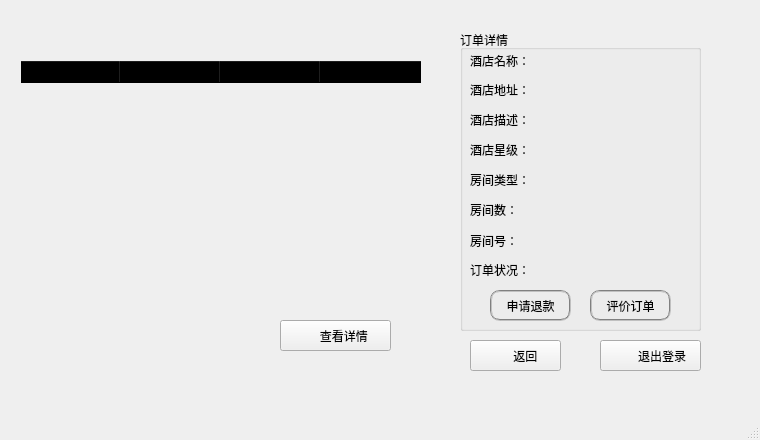
<?xml version="1.0" encoding="UTF-8"?>
<ui version="4.0">
 <class>MainWindow_customer_order</class>
 <widget class="QMainWindow" name="MainWindow_customer_order">
  <property name="geometry">
   <rect>
    <x>0</x>
    <y>0</y>
    <width>760</width>
    <height>440</height>
   </rect>
  </property>
  <property name="sizePolicy">
   <sizepolicy hsizetype="Fixed" vsizetype="Fixed">
    <horstretch>0</horstretch>
    <verstretch>0</verstretch>
   </sizepolicy>
  </property>
  <property name="minimumSize">
   <size>
    <width>760</width>
    <height>440</height>
   </size>
  </property>
  <property name="maximumSize">
   <size>
    <width>760</width>
    <height>440</height>
   </size>
  </property>
  <property name="windowTitle">
   <string>Nest</string>
  </property>
  <widget class="QWidget" name="centralwidget">
   <widget class="QTableWidget" name="OrderInfo">
    <property name="geometry">
     <rect>
      <x>20</x>
      <y>60</y>
      <width>411</width>
      <height>241</height>
     </rect>
    </property>
    <property name="styleSheet">
     <string notr="true">font: 11pt &quot;华文楷体&quot;;
background-color:rgba(0,0,0,0);</string>
    </property>
    <property name="editTriggers">
     <set>QAbstractItemView::NoEditTriggers</set>
    </property>
    <property name="selectionBehavior">
     <enum>QAbstractItemView::SelectRows</enum>
    </property>
    <column>
     <property name="text">
      <string>订单号</string>
     </property>
    </column>
    <column>
     <property name="text">
      <string>酒店</string>
     </property>
    </column>
    <column>
     <property name="text">
      <string>入住日期</string>
     </property>
    </column>
    <column>
     <property name="text">
      <string>离店日期</string>
     </property>
    </column>
   </widget>
   <widget class="QPushButton" name="pushButton">
    <property name="geometry">
     <rect>
      <x>600</x>
      <y>340</y>
      <width>101</width>
      <height>31</height>
     </rect>
    </property>
    <property name="styleSheet">
     <string notr="true">QPushButton
{
border-image: url(:/images/button1.png);
font: 12pt &quot;华文楷体&quot;;
color:rgb(0, 0, 0)
}
QPushButton:hover
{
border-image: url(:/images/button1.png);
font: 12pt  &quot;华文楷体&quot;;
color:rgb(102, 102, 102)
}
QPushButton:pressed
{
border-image: url(:/images/button1.png);
font: 12pt  &quot;华文楷体&quot;;
color:rgb(180, 180, 180)
}
</string>
    </property>
    <property name="text">
     <string>       退出登录</string>
    </property>
   </widget>
   <widget class="QPushButton" name="pushButton_2">
    <property name="geometry">
     <rect>
      <x>470</x>
      <y>340</y>
      <width>91</width>
      <height>31</height>
     </rect>
    </property>
    <property name="styleSheet">
     <string notr="true">QPushButton
{
border-image: url(:/images/button1.png);
font: 12pt &quot;华文楷体&quot;;
color:rgb(0, 0, 0)
}
QPushButton:hover
{
border-image: url(:/images/button1.png);
font: 12pt  &quot;华文楷体&quot;;
color:rgb(102, 102, 102)
}
QPushButton:pressed
{
border-image: url(:/images/button1.png);
font: 12pt  &quot;华文楷体&quot;;
color:rgb(180, 180, 180)
}
</string>
    </property>
    <property name="text">
     <string>      返回</string>
    </property>
   </widget>
   <widget class="QPushButton" name="pushButton_3">
    <property name="geometry">
     <rect>
      <x>280</x>
      <y>320</y>
      <width>111</width>
      <height>31</height>
     </rect>
    </property>
    <property name="styleSheet">
     <string notr="true">QPushButton
{
border-image: url(:/images/order1.png);
font: 12pt &quot;华文楷体&quot;;
color:rgb(0, 0, 0)
}
QPushButton:hover
{
border-image: url(:/images/order1.png);
font: 12pt  &quot;华文楷体&quot;;
color:rgb(102, 102, 102)
}
QPushButton:pressed
{
border-image: url(:/images/order1.png);
font: 12pt  &quot;华文楷体&quot;;
color:rgb(180, 180, 180)
}
</string>
    </property>
    <property name="text">
     <string>     查看详情</string>
    </property>
   </widget>
   <widget class="QGroupBox" name="groupBox">
    <property name="geometry">
     <rect>
      <x>460</x>
      <y>30</y>
      <width>241</width>
      <height>301</height>
     </rect>
    </property>
    <property name="styleSheet">
     <string notr="true">font: 11pt &quot;华文楷体&quot;;
</string>
    </property>
    <property name="title">
     <string>订单详情</string>
    </property>
    <widget class="QLabel" name="label">
     <property name="geometry">
      <rect>
       <x>10</x>
       <y>20</y>
       <width>61</width>
       <height>21</height>
      </rect>
     </property>
     <property name="text">
      <string>酒店名称：</string>
     </property>
    </widget>
    <widget class="QLabel" name="label_3">
     <property name="geometry">
      <rect>
       <x>10</x>
       <y>50</y>
       <width>61</width>
       <height>20</height>
      </rect>
     </property>
     <property name="text">
      <string>酒店地址：</string>
     </property>
    </widget>
    <widget class="QLabel" name="label_2">
     <property name="geometry">
      <rect>
       <x>10</x>
       <y>110</y>
       <width>61</width>
       <height>20</height>
      </rect>
     </property>
     <property name="text">
      <string>酒店星级：</string>
     </property>
    </widget>
    <widget class="QLabel" name="label_4">
     <property name="geometry">
      <rect>
       <x>10</x>
       <y>80</y>
       <width>61</width>
       <height>20</height>
      </rect>
     </property>
     <property name="text">
      <string>酒店描述：</string>
     </property>
    </widget>
    <widget class="QLabel" name="label_5">
     <property name="geometry">
      <rect>
       <x>10</x>
       <y>140</y>
       <width>61</width>
       <height>20</height>
      </rect>
     </property>
     <property name="text">
      <string>房间类型：</string>
     </property>
    </widget>
    <widget class="QLabel" name="label_6">
     <property name="geometry">
      <rect>
       <x>10</x>
       <y>170</y>
       <width>61</width>
       <height>20</height>
      </rect>
     </property>
     <property name="text">
      <string>房间数：</string>
     </property>
    </widget>
    <widget class="QLabel" name="label_7">
     <property name="geometry">
      <rect>
       <x>10</x>
       <y>200</y>
       <width>61</width>
       <height>21</height>
      </rect>
     </property>
     <property name="text">
      <string>房间号：</string>
     </property>
    </widget>
    <widget class="QLabel" name="label_8">
     <property name="geometry">
      <rect>
       <x>10</x>
       <y>230</y>
       <width>61</width>
       <height>20</height>
      </rect>
     </property>
     <property name="text">
      <string>订单状况：</string>
     </property>
    </widget>
    <widget class="QLabel" name="name">
     <property name="geometry">
      <rect>
       <x>80</x>
       <y>22</y>
       <width>131</width>
       <height>20</height>
      </rect>
     </property>
     <property name="text">
      <string/>
     </property>
    </widget>
    <widget class="QLabel" name="location">
     <property name="geometry">
      <rect>
       <x>80</x>
       <y>50</y>
       <width>151</width>
       <height>21</height>
      </rect>
     </property>
     <property name="text">
      <string/>
     </property>
    </widget>
    <widget class="QLabel" name="star">
     <property name="geometry">
      <rect>
       <x>80</x>
       <y>110</y>
       <width>51</width>
       <height>21</height>
      </rect>
     </property>
     <property name="text">
      <string/>
     </property>
    </widget>
    <widget class="QLabel" name="feature">
     <property name="geometry">
      <rect>
       <x>80</x>
       <y>80</y>
       <width>141</width>
       <height>21</height>
      </rect>
     </property>
     <property name="text">
      <string/>
     </property>
    </widget>
    <widget class="QLabel" name="roomtype">
     <property name="geometry">
      <rect>
       <x>80</x>
       <y>140</y>
       <width>91</width>
       <height>21</height>
      </rect>
     </property>
     <property name="text">
      <string/>
     </property>
    </widget>
    <widget class="QLabel" name="roomnumber">
     <property name="geometry">
      <rect>
       <x>80</x>
       <y>170</y>
       <width>71</width>
       <height>21</height>
      </rect>
     </property>
     <property name="text">
      <string/>
     </property>
    </widget>
    <widget class="QLabel" name="roomnumber_">
     <property name="geometry">
      <rect>
       <x>80</x>
       <y>200</y>
       <width>131</width>
       <height>21</height>
      </rect>
     </property>
     <property name="text">
      <string/>
     </property>
    </widget>
    <widget class="QLabel" name="orderstate">
     <property name="geometry">
      <rect>
       <x>80</x>
       <y>230</y>
       <width>81</width>
       <height>21</height>
      </rect>
     </property>
     <property name="text">
      <string/>
     </property>
    </widget>
    <widget class="QPushButton" name="pushButton_5">
     <property name="geometry">
      <rect>
       <x>30</x>
       <y>260</y>
       <width>81</width>
       <height>31</height>
      </rect>
     </property>
     <property name="styleSheet">
      <string notr="true">QPushButton
{
font: 12pt &quot;华文楷体&quot;;
color:rgb(0, 0, 0);
border:2px groove gray;border-radius:10px;padding:2px 4px
}
QPushButton:hover
{
font: 12pt &quot;华文楷体&quot;;
color:rgb(117, 117, 117);
border:2px groove gray;border-radius:10px;padding:2px 4px
}
QPushButton:pressed
{
font: 12pt &quot;华文楷体&quot;;
color:rgb(182, 182, 182)
border:2px groove gray;border-radius:10px;padding:2px 4px
}
</string>
     </property>
     <property name="text">
      <string>申请退款</string>
     </property>
    </widget>
    <widget class="QPushButton" name="pushButton_4">
     <property name="geometry">
      <rect>
       <x>130</x>
       <y>260</y>
       <width>81</width>
       <height>31</height>
      </rect>
     </property>
     <property name="styleSheet">
      <string notr="true">QPushButton
{
font: 12pt &quot;华文楷体&quot;;
color:rgb(0, 0, 0);
border:2px groove gray;border-radius:10px;padding:2px 4px
}
QPushButton:hover
{
font: 12pt &quot;华文楷体&quot;;
color:rgb(117, 117, 117);
border:2px groove gray;border-radius:10px;padding:2px 4px
}
QPushButton:pressed
{
font: 12pt &quot;华文楷体&quot;;
color:rgb(182, 182, 182)
border:2px groove gray;border-radius:10px;padding:2px 4px
}
</string>
     </property>
     <property name="text">
      <string>评价订单</string>
     </property>
    </widget>
   </widget>
  </widget>
  <widget class="QStatusBar" name="statusbar"/>
 </widget>
 <resources/>
 <connections/>
</ui>
